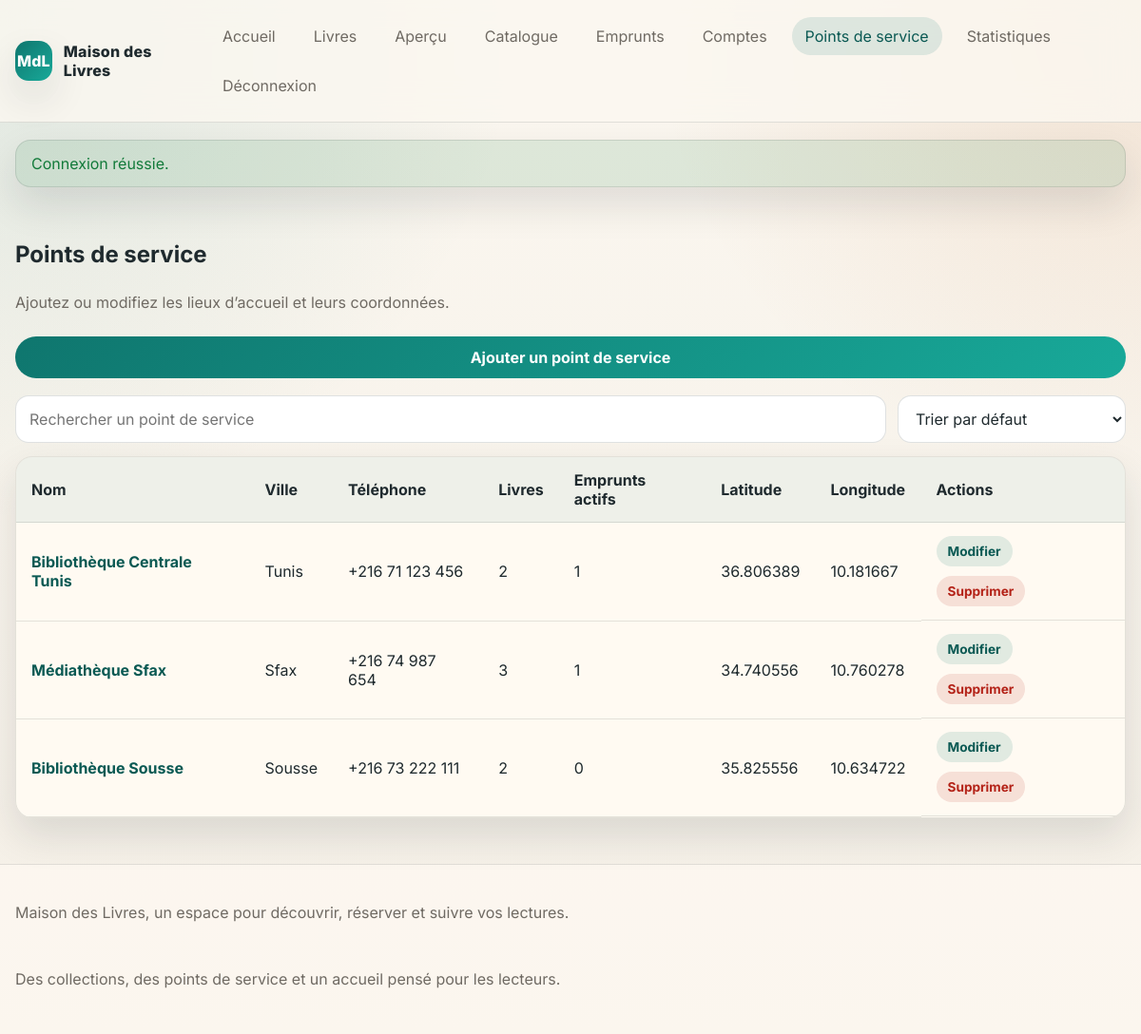
The page /admin-branches.php (signed in) on the database its author committed.
### tables this page shows
CREATE TABLE bibliotheques (
    id INT UNSIGNED AUTO_INCREMENT PRIMARY KEY,
    nom VARCHAR(150) NOT NULL,
    adresse VARCHAR(255) NOT NULL,
    ville VARCHAR(120) NOT NULL,
    telephone VARCHAR(30) DEFAULT NULL,
    description TEXT DEFAULT NULL,
    latitude DECIMAL(10,7) NOT NULL,
    longitude DECIMAL(10,7) NOT NULL,
    created_at TIMESTAMP DEFAULT CURRENT_TIMESTAMP,
    updated_at TIMESTAMP NULL DEFAULT NULL ON UPDATE CURRENT_TIMESTAMP
);

### app/core/helpers.php (called while the page is built, shortened)
<?php
if (!function_exists('e')) {
    function e(mixed $value): string
    {
        return htmlspecialchars((string) $value, ENT_QUOTES, 'UTF-8');
    }
}
if (!function_exists('route_map')) {
    function route_map(): array
    {
        return [
            'home' => 'home.php',
            'books' => 'books.php',
            'book' => 'book.php',
            'borrow' => 'borrow.php',
            'confirmation' => 'confirmation.php',
            'register' => 'register.php',
            'login' => 'login.php',
            'logout' => 'logout.php',
            'profile' => 'profile.php',
            'my-borrowings' => 'my-borrowings.php',
            'admin-login' => 'login.php',
            'admin-logout' => 'admin-logout.php',
            'admin-dashboard' => 'admin-dashboard.php',
            'admin-books' => 'admin-books.php',
            'admin-book-form' => 'admin-book-form.php',
            'admin-book-delete' => 'admin-book-delete.php',
            'admin-borrowings' => 'admin-borrowings.php',
            'admin-users' => 'admin-users.php',
            'admin-user-view' => 'admin-user-view.php',
            'admin-user-action' => 'admin-user-action.php',
            'admin-branches' => 'admin-branches.php',
            'admin-branch-view' => 'admin-branch-view.php',
            'admin-branch-form' => 'admin-branch-form.php',
            'admin-branch-delete' => 'admin-branch-delete.php',
            'admin-statistics' => 'admin-statistics.php',
        ];
    }
}
if (!function_exists('route_file')) {
    function route_file(string $page): string
    {
        return route_map()[$page] ?? route_map()['home'];
    }
}
if (!function_exists('url')) {
    function url(string $page, array $params = []): string
    {
        $query = $params ? '?' . http_build_query($params) : '';
        return route_file($page) . $query;
    }
}

### app/config/Database.php (called while the page is built)
<?php
class Database
{
    private static ?PDO $connection = null;
    public static function getConnection(): PDO
    {
        if (self::$connection === null) {
            $host = getenv('DB_HOST') ?: 'localhost';
            $name = getenv('DB_NAME') ?: 'library_management';
            $user = getenv('DB_USER') ?: 'root';
            $pass = getenv('DB_PASS') ?: '';
            $port = getenv('DB_PORT') ?: '3306';
            $dsn = 'mysql:host=' . $host . ';port=' . $port . ';dbname=' . $name . ';charset=utf8mb4';
            self::$connection = new PDO($dsn, $user, $pass, [
                PDO::ATTR_ERRMODE => PDO::ERRMODE_EXCEPTION,
                PDO::ATTR_DEFAULT_FETCH_MODE => PDO::FETCH_ASSOC,
                PDO::ATTR_EMULATE_PREPARES => false,
            ]);
        }
        return self::$connection;
    }
}

### app/core/Model.php (called while the page is built, shortened)
<?php
abstract class Model
{
    protected PDO $db;
    public function __construct()
    {
        $this->db = Database::getConnection();
    }
    protected function execute(string $sql, array $params = []): PDOStatement
    {
        $statement = $this->db->prepare($sql);
        $statement->execute($params);
        return $statement;
    }
    protected function fetchAll(string $sql, array $params = []): array
    {
        return $this->execute($sql, $params)->fetchAll();
    }
    protected function hydrateRows(array $rows): array
    {
        $items = [];
        foreach ($rows as $row) {
            $items[] = $this->hydrateRow($row);
        }
        return $items;
    }
}

### app/models/Bibliotheque.php (called while the page is built, shortened)
<?php
class Bibliotheque extends Model
{
    private ?int $id = null;
    private string $nom = '';
    private string $adresse = '';
    private string $ville = '';
    private string $telephone = '';
    private float $latitude = 0.0;
    private float $longitude = 0.0;
    private int $bookCount = 0;
    private int $currentBorrowingsCount = 0;
    private function hydrate(array $data): void
    {
        $this->id = isset($data['id']) ? (int) $data['id'] : null;
        $this->nom = $data['nom'] ?? '';
        $this->adresse = $data['adresse'] ?? '';
        $this->ville = $data['ville'] ?? '';
        $this->telephone = $data['telephone'] ?? '';
        $this->latitude = isset($data['latitude']) ? (float) $data['latitude'] : 0.0;
        $this->longitude = isset($data['longitude']) ? (float) $data['longitude'] : 0.0;
        $this->bookCount = (int) ($data['book_count'] ?? 0);
        $this->currentBorrowingsCount = (int) ($data['current_borrowings_count'] ?? 0);
    }
    public function getId(): ?int { return $this->id; }
    public function getNom(): string { return $this->nom; }
    public function getAdresse(): string { return $this->adresse; }
    public function getVille(): string { return $this->ville; }
    public function getTelephone(): string { return $this->telephone; }
    public function getLatitude(): float { return $this->latitude; }
    public function getLongitude(): float { return $this->longitude; }
    public function getBookCount(): int { return $this->bookCount; }
    public function getCurrentBorrowingsCount(): int { return $this->currentBorrowingsCount; }
    protected function hydrateRow(array $row): Bibliotheque
    {
        return new Bibliotheque($row);
    }
    public function all(): array
    {
        $rows = $this->fetchAll(
            'SELECT b.*,
                    (SELECT COUNT(*) FROM bibliotheque_livres bl WHERE bl.bibliotheque_id = b.id) AS book_count,
                    (SELECT COUNT(*) FROM emprunts e WHERE e.bibliotheque_id = b.id AND e.status IN (\'pending\', \'confirmed\')) AS current_borrowings_count
              FROM bibliotheques b
              ORDER BY b.created_at DESC'
        );
        return $this->hydrateRows($rows);
    }
}

### public/admin-branches.php (the view, shortened to what this page needs)
<?php
require_once __DIR__ . '/../app/core/helpers.php';
require_once __DIR__ . '/../app/config/Database.php';
require_once __DIR__ . '/../app/core/Model.php';
require_once __DIR__ . '/../app/models/Bibliotheque.php';
$branches = (new Bibliotheque())->all();
require __DIR__ . '/partials/header.php';
?>
<section class="section">
    <div class="section-head">
        <h1>Points de service</h1>
        <p>Ajoutez ou modifiez les lieux d’accueil et leurs coordonnées.</p>
        <a class="btn btn-primary" href="<?= url('admin-branch-form') ?>">Ajouter un point de service</a>
    </div>
    <div class="table-tools" data-table-tools data-table-target="branchesTable">
        <input class="form-control" type="search" placeholder="Rechercher un point de service" data-table-search>
        <select class="form-control" data-table-sort>
            <option value="">Trier par défaut</option>
        </select>
    </div>
    <div class="table-responsive">
        <table class="data-table" id="branchesTable">
            <thead>
                <tr>
                    <th>Nom</th>
                    <th>Ville</th>
                    <th>Téléphone</th>
                    <th>Livres</th>
                    <th>Emprunts actifs</th>
                    <th>Latitude</th>
                    <th>Longitude</th>
                    <th>Actions</th>
                </tr>
            </thead>
            <tbody>
                <?php foreach ($branches as $branch): ?>
                    <tr
                        data-search="<?= e(strtolower($branch->getNom() . ' ' . $branch->getVille() . ' ' . $branch->getAdresse() . ' ' . $branch->getTelephone())) ?>"
                        data-sort-name="<?= e(strtolower($branch->getNom())) ?>"
                        data-sort-city="<?= e(strtolower($branch->getVille())) ?>"
                        data-sort-books="<?= e((string) $branch->getBookCount()) ?>"
                        data-sort-borrowings="<?= e((string) $branch->getCurrentBorrowingsCount()) ?>"
                    >
                        <td><a class="table-link" href="<?= url('admin-branch-view', ['id' => $branch->getId()]) ?>"><?= e($branch->getNom()) ?></a></td>
                        <td><?= e($branch->getVille()) ?></td>
                        <td><?= e($branch->getTelephone()) ?></td>
                        <td><?= e((string) $branch->getBookCount()) ?></td>
                        <td><?= e((string) $branch->getCurrentBorrowingsCount()) ?></td>
                        <td><?= e((string) $branch->getLatitude()) ?></td>
                        <td><?= e((string) $branch->getLongitude()) ?></td>
                        <td class="table-actions">
                            <a class="btn btn-sm btn-secondary" href="<?= url('admin-branch-form', ['id' => $branch->getId()]) ?>">Modifier</a>
                            <a class="btn btn-sm btn-danger" href="<?= url('admin-branch-delete', ['id' => $branch->getId()]) ?>" onclick="return confirm('Supprimer cette bibliothèque ?');">Supprimer</a>
                        </td>
                    </tr>
                <?php endforeach; ?>
            </tbody>
        </table>
    </div>
</section>
<?php require __DIR__ . '/partials/footer.php'; ?>

### public/assets/css/style.css (style rules this page uses)
:root { --bg: #f4efe6; --surface: #fffaf3; --surface-2: #f2eadf; --text: #1f2a2e; --muted: #6f6a63; --primary: #0f766e; --primary-dark: #0a5953; --secondary: #b45309; --danger: #b42318; --success: #127a3a; --warning: #b76d0d; --border: rgba(31, 42, 46, 0.12); --shadow: 0 18px 40px rgba(27, 35, 38, 0.12); --radius: 20px; }
* { box-sizing: border-box; }
html { scroll-behavior: smooth; }
body { margin: 0; font-family: 'Inter', sans-serif; color: var(--text); background: radial-gradient(circle at top left, rgba(15, 118, 110, 0.12), transparent 34%), radial-gradient(circle at top right, rgba(180, 83, 9, 0.12), transparent 32%), linear-gradient(180deg, #fbf7f0 0%, var(--bg) 100%); min-height: 100vh; }
a { color: inherit; text-decoration: none; }
.hero, .section, .panel, .card, .stat-card { animation: rise 0.45s ease both; }
.hero-actions, .card-actions, .table-actions { display: flex; flex-wrap: wrap; gap: 10px; }
.section { margin-top: 28px; }
.section-head { display: flex; flex-direction: column; gap: 10px; margin-bottom: 18px; }
.section-head h1, .section-head h2, .panel h1, .panel h2 { margin: 0; }
.section-head p, .muted, .lead { color: var(--muted); }
.btn { display: inline-flex; align-items: center; justify-content: center; border: 0; border-radius: 999px; padding: 12px 18px; font-weight: 700; cursor: pointer; transition: transform 0.15s ease, background 0.2s ease, color 0.2s ease, border-color 0.2s ease; }
.btn-primary { background: linear-gradient(135deg, var(--primary), #18a999); color: #fff; }
.btn-secondary { background: rgba(15, 118, 110, 0.12); color: var(--primary-dark); }
.btn-danger { background: rgba(180, 35, 24, 0.12); color: var(--danger); }
.btn-sm { padding: 8px 12px; font-size: 0.85rem; }
.form-control, textarea.form-control, select.form-control { width: 100%; padding: 13px 14px; border-radius: 14px; border: 1px solid rgba(31, 42, 46, 0.14); background: #fff; color: var(--text); font: inherit; }
.table-tools { display: grid; grid-template-columns: minmax(0, 1fr) 240px; gap: 12px; margin-bottom: 14px; }
.table-link { color: var(--primary-dark); font-weight: 700; }
.table-responsive { overflow-x: auto; border-radius: 18px; border: 1px solid var(--border); box-shadow: var(--shadow); background: rgba(255, 250, 243, 0.94); }
.data-table { width: 100%; border-collapse: collapse; min-width: 860px; }
.data-table th, .data-table td { text-align: left; padding: 14px 16px; border-bottom: 1px solid var(--border); }
.data-table th { background: rgba(15, 118, 110, 0.07); }

### rows shown on the page
bibliotheques: nom "Bibliothèque Centrale Tunis", ville "Tunis", telephone "+216 71 123 456", BookCount "2", CurrentBorrowingsCount "1", latitude "36.806389", longitude "10.181667"
bibliotheques: nom "Médiathèque Sfax", ville "Sfax", telephone "+216 74 987 654", BookCount "3", CurrentBorrowingsCount "1", latitude "34.740556", longitude "10.760278"
bibliotheques: nom "Bibliothèque Sousse", ville "Sousse", telephone "+216 73 222 111", BookCount "2", CurrentBorrowingsCount "0", latitude "35.825556", longitude "10.634722"

### other values the page prints
$flash['message'] "Connexion réussie."
